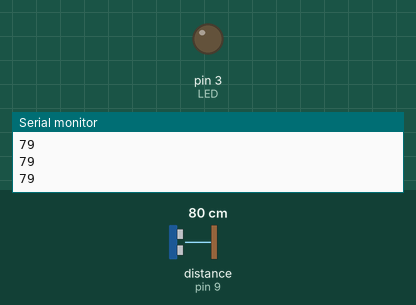
Simulated run of this sketch. Board: Arduino Uno, built with avr-gcc and run on an emulated ATmega328P. Shown: output pins drawn as LEDs (lit = HIGH), the last lines printed to the serial monitor. Wiring (inferred from the names in the program): ultrasonic range finder: trigger pin 10; echo pin 9. Dashed ring = blinking. The inputs (shaded band) are chosen by the test bench; at power-on: distance to the obstacle (sensor on pin 9) 80 cm. The echo pulse lasts 58.3 µs per cm; pins used as bus, display or sensor lines are not drawn.

Above: at 1.2 s.
1.3 s: distance to the obstacle (sensor on pin 9) set to 23 cm
2.8 s: distance to the obstacle (sensor on pin 9) set to 20 cm
At 3.16 s:
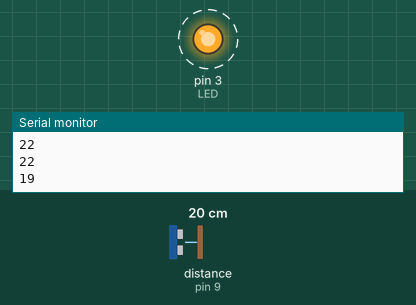
5.8 s: distance to the obstacle (sensor on pin 9) set to 35 cm
At 5.91 s:
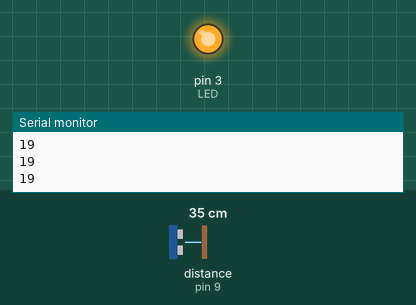
7.3 s: distance to the obstacle (sensor on pin 9) set to 2 cm
At 7.85 s:
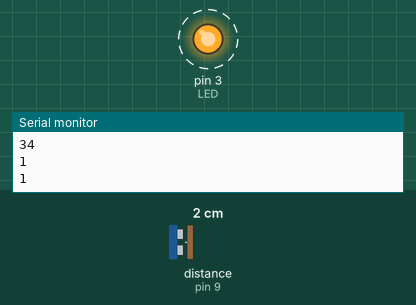
Timing chart, 0 to 11.3 s (numbered marks = the images above; inputs shaded):
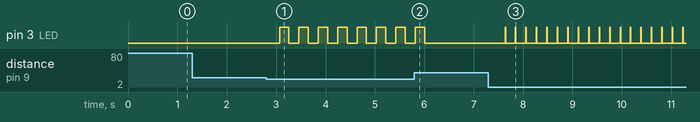

The sketch:

caso1.ino
```cpp
int TRIG = 10;
int ECO = 9;
int LED = 3;
int DURACION;
int DISTANCIA;

void setup() {
	pinMode(TRIG, OUTPUT);
	pinMode(ECO, INPUT);
	pinMode(LED, OUTPUT);
	Serial.begin(9600);
}

void loop() {
	digitalWrite(TRIG, HIGH);
	delay(1);
	digitalWrite(TRIG, LOW);
	DURACION = pulseIn(ECO, HIGH);
	DISTANCIA = DURACION / 58.2;	// esta constante depende del sensor y transforma el valor a CM
	Serial.println(DISTANCIA);
	delay(200);
	if (DISTANCIA <= 20 && DISTANCIA > 0) {
		digitalWrite(LED, HIGH);
		delay(DISTANCIA * 10);
		digitalWrite(LED, LOW);
	} else if (DISTANCIA <= 0) {
		Serial.println("error!");
	}
}
```

Measured:
- the behaviour switches between 22 and 21 cm on distance to the obstacle (sensor on pin 9) (found by bisection; images 0 and 1)
- after the input at 2.8 s, pin 3 (LED): alternates HIGH for 0.19 s and LOW for 0.20 s, starting after 0.27 s
- after the input at 5.8 s, pin 3 (LED): goes on until 6.0 s, then stays LOW
- after the input at 7.3 s, pin 3 (LED): alternates HIGH for 0.01 s and LOW for 0.20 s, starting after 0.34 s
